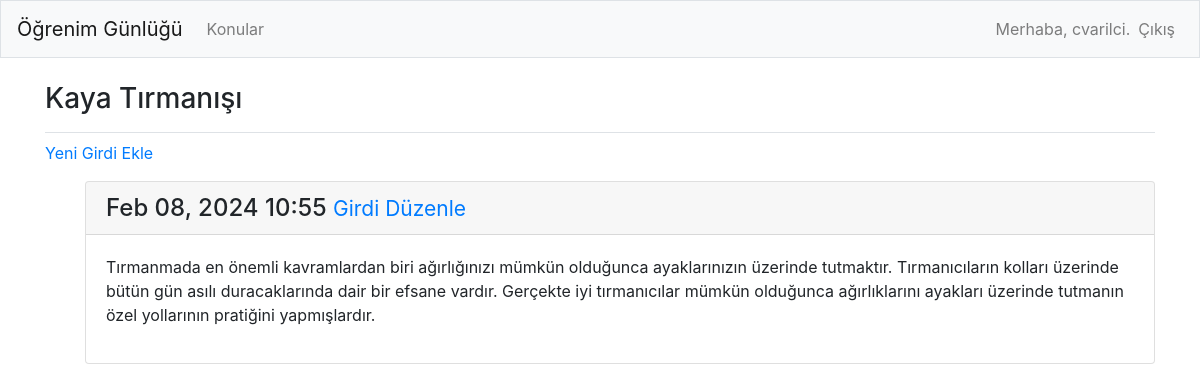
The page /topics/2/ (signed in) on the database its author committed.
### first_app/models.py (models this page shows, shortened)
class Topic(models.Model):
    text = models.CharField(max_length=200)
    date_added = models.DateTimeField(auto_now_add=True)
    owner = models.ForeignKey(User,on_delete=models.CASCADE)
    def __str__(self):
        return self.text

class Entry(models.Model):
    topic = models.ForeignKey(Topic,on_delete = models.CASCADE)
    text = models.TextField()
    date_added = models.DateTimeField(auto_now_add=True)
    class Meta:
        verbose_name_plural = 'entries'

### first_app/views.py (the view)
# urls.py: path('topics/<int:topic_id>/',views.topic,name='topic'),
@login_required
def topic(request,topic_id):
    topic=Topic.objects.get(id=topic_id)
    if topic.owner != request.user:
        raise Http404
    entries = topic.entry_set.order_by('-date_added')
    context = {'topic':topic,'entries':entries}
    return render(request,'first_app/topic.html',context)

### first_app/templates/first_app/topic.html
{% extends 'first_app/base.html' %}
{% block page_header %}
  <h3>{{ topic }}</h3>
{% endblock page_header %}
{% block content %}
  <p>
    <a href="{% url 'first_app:new_entry' topic.id %}">Yeni Girdi Ekle</a>
  </p>
  <ul>
  {% for entry in entries %}
    <div class="card mb-3">
      <h4 class="card-header">
        {{ entry.date_added|date:'M d, Y H:i' }}
        <small><a href="{% url 'first_app:edit_entry' entry.id %}">
            Girdi Düzenle</a></small>
      </h4>
      <div class="card-body">
        {{ entry.text|linebreaks }}
      </div>
    </div>
  {% empty %}
    <p>Bu konu hakkında henüz bir girdi yok.</p>
  {% endfor %}
{% endblock content %}

### first_app/templates/first_app/base.html (shortened to what this page needs)
{% load bootstrap4 %}
<!doctype html>
<html lang="en">
<head>
  {% bootstrap_css %}
</head>
<body>
  <nav class="navbar navbar-expand-md navbar-light bg-light mb-4 border">
    <a class="navbar-brand" href="{% url 'first_app:index'%}">
        Öğrenim Günlüğü</a>
    <div class="collapse navbar-collapse" id="navbarCollapse">
      <ul class="navbar-nav mr-auto">
        <li class="nav-item">
          <a class="nav-link" href="{% url 'first_app:topics'%}">
              Konular</a></li>
      </ul>
      <ul class="navbar-nav ml-auto">
        {% if user.is_authenticated %}
          <li class="nav-item">
            <span class="navbar-text"}">Merhaba, {{ user.username }}.</span>
          </li>
          <li class="nav-item">
            <a class="nav-link" href="{% url 'users:logout' %}">Çıkış</a>
          </li>
        {% else %}
          <li class="nav-item">
            <a class="nav-link" href="{% url 'users:register' %}">Kayıt</a>
          </li>
          <li class="nav-item">
            <a class="nav-link" href="{% url 'users:login' %}">Giriş</a></li>
        {% endif %}
      </ul>
    </div>
  </nav>
  <main role="main" class="container">
    <div class="pb-2 mb-2 border-bottom">
      {% block page_header %}{% endblock page_header %}
    </div>
    <div>
      {% block content %}{% endblock content %}
    </div>
  </main>
</body>
</html>

### rows shown on the page
Topic: text "Kaya Tırmanışı"
Entry: date_added "Feb 08, 2024 10:55", text "Tırmanmada en önemli kavramlardan biri ağırlığınızı mümkün olduğunca ayaklarınızın üzerinde tutmaktır. Tırmanıcıların kolları üzerinde bütün gün asılı duracaklarında dair bir efsane vardır. Gerçekte iyi tırmanıcılar mümkün olduğunca ağırlıklarını ayakları üzerinde tutmanın özel yollarının pratiğini yapmışlardır."

### other values the page prints
{{ user.username }} "cvarilci"
